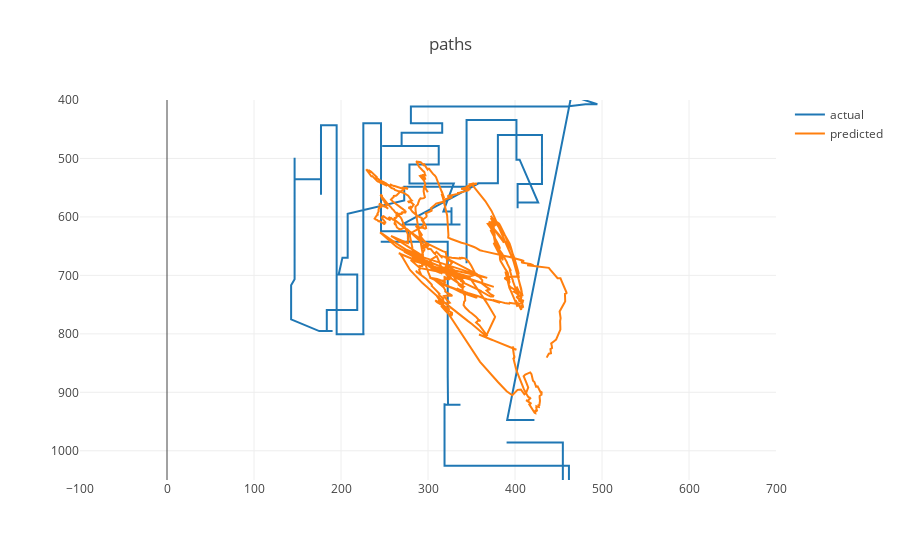

Source (notebook cell):
### Code cell
def plot_path(actual, predicted, start, n):
    stop = start + n
    py.iplot({
        "data": [
            go.Scatter(x=actual[start:stop,0], y=actual[start:stop,1], name='actual'),
            go.Scatter(x=predicted[start:stop,0], y=predicted[start:stop,1], name='predicted')
        ],
        "layout": go.Layout(
            title='paths',
            xaxis=dict(
                range=[-100, 700]
            ),
            yaxis=dict(
                range=[1050, 400]
            )
        )
    })
    
plot_path(positions_17_b8, kalman_pos, 0, 3100)

### Figure 1 — Plotly figure (JSON) as saved in the notebook; plotly's stock layout.template omitted (floating-point values rounded to 4 significant figures; data arrays with more than 128 entries replaced by an {"elided": "..."} marker saying what was removed)
{"data": [{"name": "actual", "type": "scatter", "x": {"elided": "3100 float values"}, "y": {"elided": "3100 float values"}}, {"name": "predicted", "type": "scatter", "x": {"elided": "3100 float values"}, "y": {"elided": "3100 float values"}}], "layout": {"title": "paths", "xaxis": {"range": [-100, 700]}, "yaxis": {"range": [1050, 400]}}}
